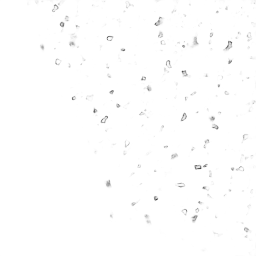
#> input picture ContourDrawer/predicted/0_predict.png, 256 x 256 px; its folder holds 4 pictures in this run
$ python thresholding.py
#> lines starting #> are read from the running program, lines starting #| are printed output that depends on the picture; after the words box and inside, x2 and y2 are one past the last pixel; in counts of white or black regions, pixels touching at a corner belong together
import cv2 as cv
import os
import sys


def thresholdLabeledImages(folder):
#> called with folder = 'predicted'
    idx = 0
    for filename in os.listdir(folder):
        if len(filename.split('_')) > 1: # len obrazky _predict chceme previest
            img = cv.imread(folder + '/' + filename,0)
#> img is the input picture: shape (256, 256); min 59, max 255, mean 253.6

            # obrazok ma rozmer 256 x 256
            for i in range(256):
                for j in range(256):
                    if img[i,j] > 256*0.9: # prah = 256*0.9
                        img[i,j] = 255
                    else:
                        img[i,j] = 0
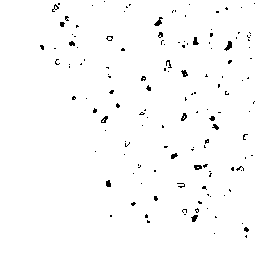
#> img: shape (256, 256); 98.3% white; black in thin lines or dots, all inside (x1, y1, x2, y2) = (40, 1, 255, 238)
            cv.imwrite(folder + '/' + str(idx) + 't.png', img)
            idx += 1
#> pass 2 of the loop in thresholdLabeledImages, `for filename in os.listdir(folder):`:
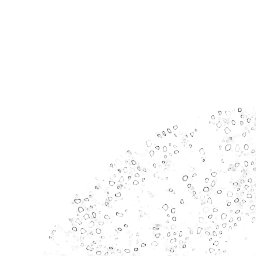
#> input picture ContourDrawer/predicted/1_predict.png, 256 x 256 px
#> in thresholdLabeledImages, img is the input picture: shape (256, 256); min 76, max 255, mean 252.7
#> after the loop in thresholdLabeledImages, `for i in range(256):`:
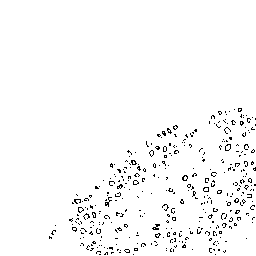
#> img: shape (256, 256); 97.3% white; black in thin lines or dots, all inside (x1, y1, x2, y2) = (49, 108, 256, 255)


from_user = sys.argv
if (len(from_user) > 1):
    thresholdLabeledImages(from_user[1]) # bazov priecinka od pouzivatela
else:
    thresholdLabeledImages('predicted')
print('Thresholding finished.')
